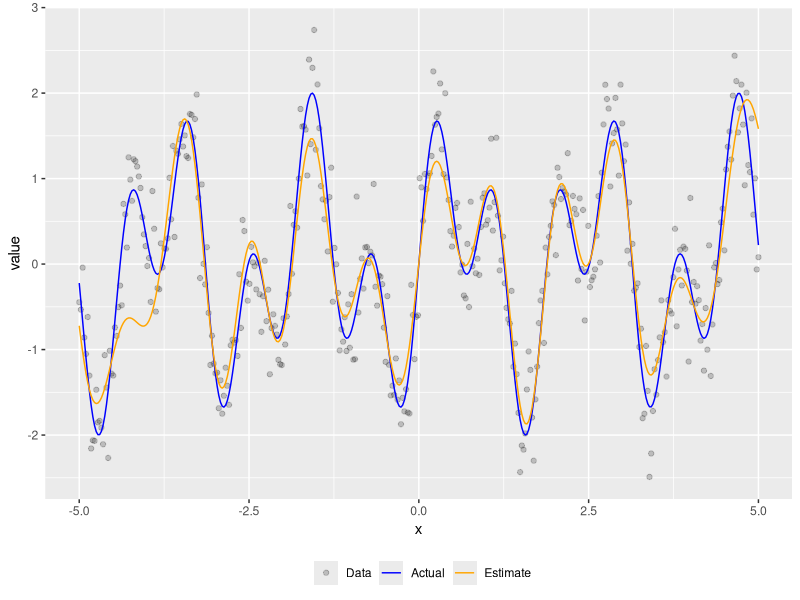

R code for this plot:
## ---- chunk 1
#| message: false
#| warning: false

library(tidyverse)
set.seed(123)

f <- function(x) sin(3*x) + sin(7*x)
k <- function(x_i, x_j, sigma_f = 0.4, l = 0.4) sigma_f * exp(-(x_i - x_j)^2 / (2 * l^2))

n <- 400
x <- seq(-5, 5, length.out = n)
f_x <- f(x) + rnorm(n, mean = 0, sd = 0.4)
## ---- chunk 2
#| out-width: 100%

n <- 100
ind_train <- sample(1:400, n, replace = FALSE)
x_train <- x[ind_train]
f_train <- f_x[ind_train]

compute_covmat <- function(k, x, y) {
  n_x <- length(x)
  n_y <- length(y)
  K <- matrix(0, n_x, n_y)
  for (i in 1:n_x) {
    for (j in 1:n_y) {
      K[i, j] <- k(x[i], y[j])
    }
  }
  return(K)
}

k_xx <- compute_covmat(k, x_train, x_train)

lambda <- 0.0001
coef <- solve(k_xx + n * lambda * diag(n)) %*% f_train

f_hat <- function(x) {
  map2_dbl(coef, x_train, ~.x * k(x, .y)) |>
    reduce(`+`)
}

y_hat <- map_dbl(x, f_hat)

colors <- c("Actual" = "blue", "Data" = "black", "Estimate" = "orange")

out <- tibble(x, f = f(x), f_x, y_hat) |>
  pivot_longer(-x) |>
  mutate(
    name = factor(name, levels = c("f", "f_x", "y_hat"), labels = names(colors))
  )
  
ggplot() +
  geom_point(data = filter(out, name == "Data"), aes(x, y = value, color = name), alpha = 0.2) +
  geom_line(data = filter(out, name == "Actual"), aes(x, y = value, color = name)) +
  geom_line(data = filter(out, name == "Estimate"), aes(x, y = value, color = name)) +
  scale_color_manual(name = "", values = colors) +
  theme(legend.position = "bottom")
